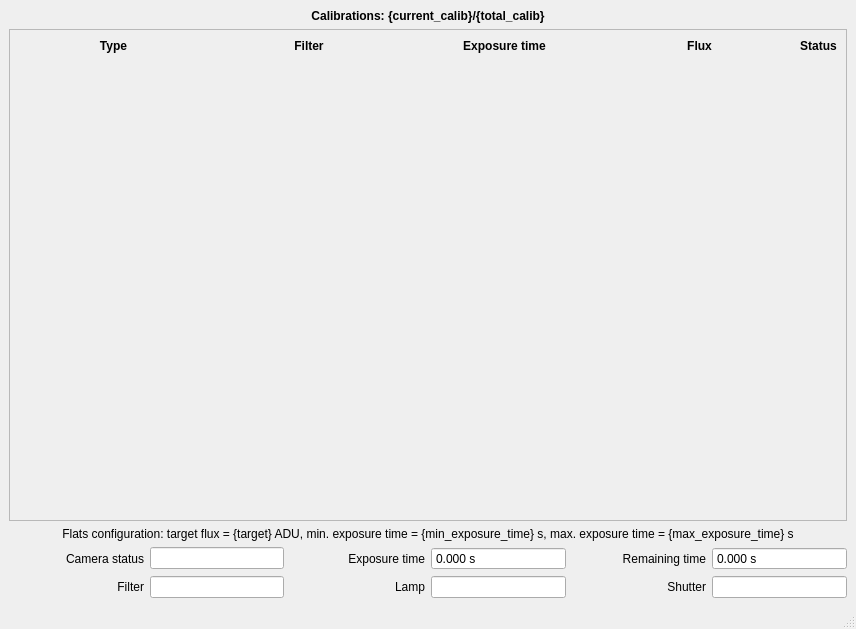
<?xml version="1.0" encoding="UTF-8"?>
<ui version="4.0">
 <class>CalibrationPosesWindow</class>
 <widget class="QMainWindow" name="CalibrationPosesWindow">
  <property name="geometry">
   <rect>
    <x>0</x>
    <y>0</y>
    <width>856</width>
    <height>629</height>
   </rect>
  </property>
  <property name="windowTitle">
   <string>Calibration Poses - KalAO</string>
  </property>
  <widget class="QWidget" name="centralwidget">
   <layout class="QVBoxLayout" name="verticalLayout">
    <item>
     <widget class="KLabel" name="done_label">
      <property name="font">
       <font>
        <bold>true</bold>
       </font>
      </property>
      <property name="text">
       <string>Calibrations: {current_calib}/{total_calib}</string>
      </property>
      <property name="alignment">
       <set>Qt::AlignCenter</set>
      </property>
     </widget>
    </item>
    <item>
     <widget class="QScrollArea" name="scrollArea">
      <property name="horizontalScrollBarPolicy">
       <enum>Qt::ScrollBarAlwaysOff</enum>
      </property>
      <property name="widgetResizable">
       <bool>true</bool>
      </property>
      <widget class="QWidget" name="scrollAreaWidgetContents">
       <property name="geometry">
        <rect>
         <x>0</x>
         <y>0</y>
         <width>836</width>
         <height>448</height>
        </rect>
       </property>
       <layout class="QVBoxLayout" name="verticalLayout_2">
        <item>
         <layout class="QGridLayout" name="calibration_layout" columnstretch="1,1,1,1,0">
          <item row="0" column="2">
           <widget class="QLabel" name="exposure_timetime_label">
            <property name="font">
             <font>
              <bold>true</bold>
             </font>
            </property>
            <property name="text">
             <string>Exposure time</string>
            </property>
            <property name="alignment">
             <set>Qt::AlignCenter</set>
            </property>
           </widget>
          </item>
          <item row="0" column="4">
           <widget class="QLabel" name="status_label">
            <property name="font">
             <font>
              <bold>true</bold>
             </font>
            </property>
            <property name="text">
             <string>Status</string>
            </property>
            <property name="alignment">
             <set>Qt::AlignCenter</set>
            </property>
           </widget>
          </item>
          <item row="0" column="1">
           <widget class="QLabel" name="filter_label">
            <property name="font">
             <font>
              <bold>true</bold>
             </font>
            </property>
            <property name="text">
             <string>Filter</string>
            </property>
            <property name="alignment">
             <set>Qt::AlignCenter</set>
            </property>
           </widget>
          </item>
          <item row="0" column="3">
           <widget class="QLabel" name="median_label">
            <property name="font">
             <font>
              <bold>true</bold>
             </font>
            </property>
            <property name="text">
             <string>Flux</string>
            </property>
            <property name="alignment">
             <set>Qt::AlignCenter</set>
            </property>
           </widget>
          </item>
          <item row="0" column="0">
           <widget class="QLabel" name="type_label">
            <property name="font">
             <font>
              <bold>true</bold>
             </font>
            </property>
            <property name="text">
             <string>Type</string>
            </property>
            <property name="alignment">
             <set>Qt::AlignCenter</set>
            </property>
           </widget>
          </item>
         </layout>
        </item>
        <item>
         <spacer name="verticalSpacer">
          <property name="orientation">
           <enum>Qt::Vertical</enum>
          </property>
          <property name="sizeHint" stdset="0">
           <size>
            <width>20</width>
            <height>40</height>
           </size>
          </property>
         </spacer>
        </item>
       </layout>
      </widget>
     </widget>
    </item>
    <item>
     <layout class="QGridLayout" name="gridLayout" columnstretch="1,1,1,1,1,1">
      <item row="2" column="2">
       <widget class="QLabel" name="tungsten_status_label">
        <property name="text">
         <string>Lamp</string>
        </property>
        <property name="alignment">
         <set>Qt::AlignRight|Qt::AlignTrailing|Qt::AlignVCenter</set>
        </property>
       </widget>
      </item>
      <item row="1" column="3">
       <widget class="KNaNDoubleSpinbox" name="camera_exposure_time_spinbox">
        <property name="readOnly">
         <bool>true</bool>
        </property>
        <property name="buttonSymbols">
         <enum>QAbstractSpinBox::NoButtons</enum>
        </property>
        <property name="suffix">
         <string> s</string>
        </property>
        <property name="decimals">
         <number>3</number>
        </property>
        <property name="minimum">
         <double>-1.000000000000000</double>
        </property>
        <property name="maximum">
         <double>999999.000000000000000</double>
        </property>
       </widget>
      </item>
      <item row="1" column="0">
       <widget class="QLabel" name="camera_status_label">
        <property name="text">
         <string>Camera status</string>
        </property>
        <property name="alignment">
         <set>Qt::AlignRight|Qt::AlignTrailing|Qt::AlignVCenter</set>
        </property>
       </widget>
      </item>
      <item row="1" column="5">
       <widget class="KNaNDoubleSpinbox" name="camera_remaining_time_spinbox">
        <property name="readOnly">
         <bool>true</bool>
        </property>
        <property name="buttonSymbols">
         <enum>QAbstractSpinBox::NoButtons</enum>
        </property>
        <property name="suffix">
         <string> s</string>
        </property>
        <property name="decimals">
         <number>3</number>
        </property>
        <property name="minimum">
         <double>-1.000000000000000</double>
        </property>
        <property name="maximum">
         <double>999999.000000000000000</double>
        </property>
       </widget>
      </item>
      <item row="2" column="1">
       <widget class="QLineEdit" name="filterwheel_filter_lineedit">
        <property name="readOnly">
         <bool>true</bool>
        </property>
       </widget>
      </item>
      <item row="1" column="2">
       <widget class="QLabel" name="camera_exposure_time_label">
        <property name="text">
         <string>Exposure time</string>
        </property>
        <property name="alignment">
         <set>Qt::AlignRight|Qt::AlignTrailing|Qt::AlignVCenter</set>
        </property>
       </widget>
      </item>
      <item row="1" column="1">
       <widget class="QLineEdit" name="camera_status_lineedit">
        <property name="readOnly">
         <bool>true</bool>
        </property>
       </widget>
      </item>
      <item row="2" column="3">
       <widget class="QLineEdit" name="tungsten_status_lineedit">
        <property name="readOnly">
         <bool>true</bool>
        </property>
       </widget>
      </item>
      <item row="1" column="4">
       <widget class="QLabel" name="camera_remaining_time_label">
        <property name="text">
         <string>Remaining time</string>
        </property>
        <property name="alignment">
         <set>Qt::AlignRight|Qt::AlignTrailing|Qt::AlignVCenter</set>
        </property>
       </widget>
      </item>
      <item row="2" column="0">
       <widget class="QLabel" name="filterwheel_filter_label">
        <property name="text">
         <string>Filter</string>
        </property>
        <property name="alignment">
         <set>Qt::AlignRight|Qt::AlignTrailing|Qt::AlignVCenter</set>
        </property>
       </widget>
      </item>
      <item row="0" column="0" colspan="6">
       <widget class="KLabel" name="flats_label">
        <property name="text">
         <string>Flats configuration: target flux = {target} ADU, min. exposure time = {min_exposure_time} s, max. exposure time = {max_exposure_time} s</string>
        </property>
        <property name="alignment">
         <set>Qt::AlignCenter</set>
        </property>
       </widget>
      </item>
      <item row="2" column="4">
       <widget class="QLabel" name="shutter_label">
        <property name="text">
         <string>Shutter</string>
        </property>
        <property name="alignment">
         <set>Qt::AlignRight|Qt::AlignTrailing|Qt::AlignVCenter</set>
        </property>
       </widget>
      </item>
      <item row="2" column="5">
       <widget class="QLineEdit" name="shutter_status_lineedit">
        <property name="readOnly">
         <bool>true</bool>
        </property>
       </widget>
      </item>
     </layout>
    </item>
   </layout>
  </widget>
  <widget class="QMenuBar" name="menubar">
   <property name="geometry">
    <rect>
     <x>0</x>
     <y>0</y>
     <width>856</width>
     <height>23</height>
    </rect>
   </property>
  </widget>
  <widget class="QStatusBar" name="statusbar"/>
 </widget>
 <customwidgets>
  <customwidget>
   <class>KLabel</class>
   <extends>QLabel</extends>
   <header>kalao</header>
  </customwidget>
  <customwidget>
   <class>KNaNDoubleSpinbox</class>
   <extends>QDoubleSpinBox</extends>
   <header>kalao</header>
  </customwidget>
 </customwidgets>
 <resources/>
 <connections/>
</ui>
